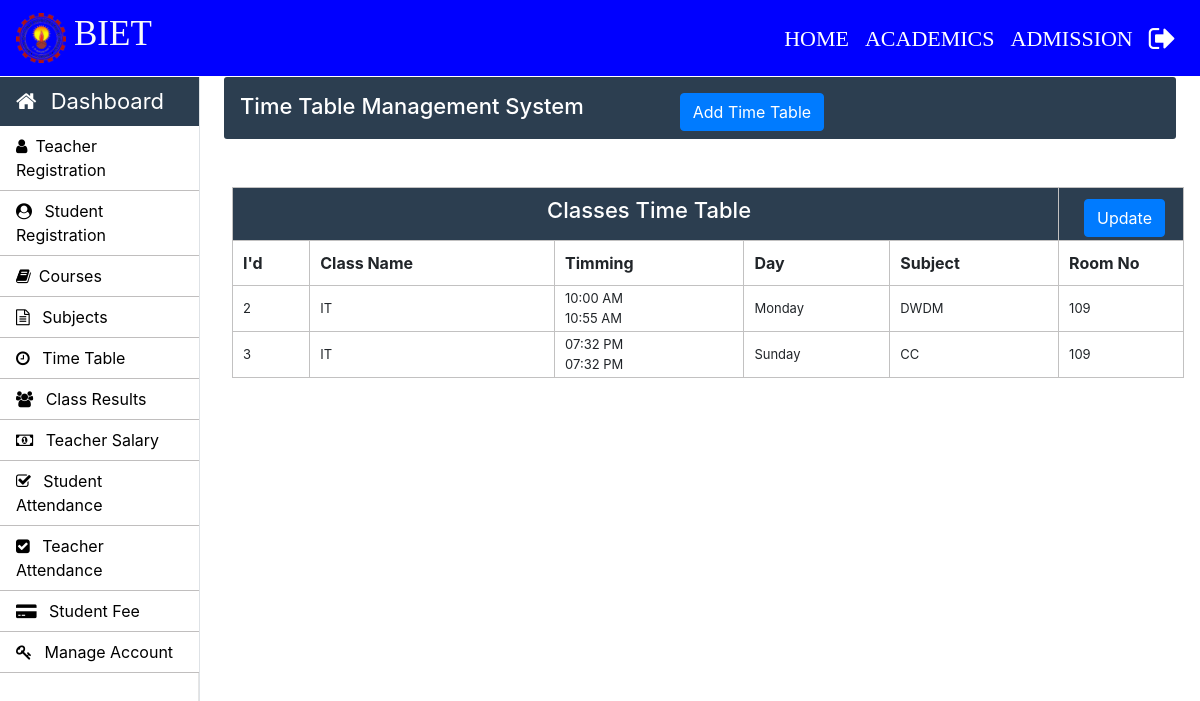
The page /Admin/time-table.php (signed in) on the database its author committed.
### tables this page shows
CREATE TABLE `time_table` (
  `id` int(11) NOT NULL,
  `course_code` varchar(10) NOT NULL,
  `semester` int(11) NOT NULL,
  `timing_from` varchar(10) NOT NULL,
  `timing_to` varchar(10) NOT NULL,
  `day` varchar(20) NOT NULL,
  `subject_code` varchar(20) NOT NULL,
  `room_no` int(11) NOT NULL
);

CREATE TABLE `weekdays` (
  `day_id` int(11) NOT NULL,
  `day_name` varchar(15) NOT NULL
);

### Admin/time-table.php (the view, shortened to what this page needs)
<?php
		require_once "../connection/connection.php";
	?>
<!doctype html>
<html lang="en">
	<head>
	</head>
	<body>
		<?php include('../common/common-header.php') ?>
		<?php include('../common/admin-sidebar.php') ?>
		<main role="main" class="col-xl-10 col-lg-9 col-md-8 ml-sm-auto px-md-4 mb-2 w-100">
			<div class="sub-main">
				<div class="text-center d-flex flex-wrap flex-md-nowrap pt-3 pb-2 mb-3 text-white admin-dashboard pl-3">
					<div class="d-flex">
						<h4 class="mr-5">Time Table Management System </h4>
						<button type="button" class="btn btn-primary ml-5" data-toggle="modal" data-target=".bd-example-modal-lg">Add Time Table</button>
					</div>
				</div>
				<div class="row">
					<div class="col-md-12 ml-2">
						<section class=" mt-3">
							<div class="row">
								<div class="col-md-8"></div>
								<div class="col-md-3 ml-5 ">
									<div class="col-md-12 pt-3 ml-5">
									</div>
								</div>
							</div>
							<div class="row">
								<div class="col-md-12">
									<table class="w-100 table-elements table-three-tr" cellpadding="3">
										<tr class="table-tr-head table-three text-white">
											<td colspan="5" class="text-center text-white"><h4>Classes Time Table</h4></td>
											<td width="10" >
											<div class="row">
												<div class="col-md-12">
													<div class="col-md-1 mt-2"><button type="button" class="btn btn-primary" data-toggle="modal" data-target=".bd-example-modal-lg1">Update</button>
													</div>
												</div>
											</td>
										</tr>
										<tr class="table-tr-head">
											<th>I'd</th>
											<th>Class Name</th>
											<th>Timming</th>
											<th>Day</th>
											<th>Subject</th>
											<th>Room No</th>
										</tr>
										<?php
											$query="select id,course_code,TIME_FORMAT(timing_from,'%h:%i %p') as timing_from,TIME_FORMAT(timing_to,'%h:%i %p') as timing_to,semester,day_name,day_id,day,subject_code,room_no from time_table tt inner join weekdays wd on tt.day=wd.day_id";
											$run=mysqli_query($con,$query);
											while($row=mysqli_fetch_array($run)) {
												echo "<tr>";
												echo "<td>".$row["id"]."</td>";
												echo "<td>".$row["course_code"]."</td>";
												echo "<td>" .$row["timing_from"]."<br>".$row["timing_to"]."</td>";
												echo "<td>".$row["day_name"]."</td>";
												echo "<td>".$row["subject_code"]."</td>";
												echo "<td>".$row["room_no"]."</td>";
												echo "</tr>";
											}
										?>
									</table>
								</div>
							</div>
						</section>
					</div>
				</div>
			</div>
		</main>
	</body>
</html>

### Css/style.css (style rules this page uses)
h4 { font-size: 22px; }
.admin-dashboard { margin-top: 1px !important; background: #2c3e50 !important; border-radius: 3px; }
.table-elements tr, td, th { font-size: 13px; border: 1px solid rgb(194, 193, 193); padding-left: 10px !important; }
.table-three { background: #2c3e50 !important; }
.table-tr-head { height: 45px !important; padding: 10px !important; margin-top: 5px !important; }
.table-font-for-transcript td, th { font-size: 16px !important; }

### rows shown on the page
time_table: id "2", course_code "IT", timing_from "10:00 AM", timing_to "10:55 AM", weekdays.day_name "Monday", subject_code "DWDM", room_no "109"
time_table: id "3", course_code "IT", timing_from "07:32 PM", timing_to "07:32 PM", weekdays.day_name "Sunday", subject_code "CC", room_no "109"
